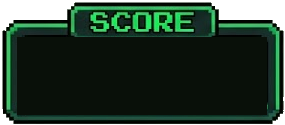
#> input picture assets/ui/hud_score_frame.png, 285 x 125 px
$ python clean_hud.py
#> lines starting #> are read from the running program, lines starting #| are printed output that depends on the picture; after the words box and inside, x2 and y2 are one past the last pixel; in counts of white or black regions, pixels touching at a corner belong together
"""
clean_hud.py — Limpa dígitos placeholder dos frames de HUD.

  hud_score_frame.png  : apaga "12988"  (preserva frame + label "SCORE")
  hud_burger_frame.png : apaga "5"      (preserva frame, "BURGER", ícone)
  Deleta: hud_barra_frame.png  e  hud_lvl_badge.png

Uso:
  python tools/clean_hud.py
"""

import numpy as np
from PIL import Image
from pathlib import Path

UI = Path(__file__).parent.parent / "assets" / "ui"

# Interior escuro dos frames — quasi-preto, hardcoded
# (bordas são verde-brilhante; qualquer pixel mais brilhante que min_brightness
#  dentro da região de dígito É texto — substituímos pelo escuro)
DARK_BG = np.array([9, 16, 9], dtype=np.uint8)


def clean_region(arr, y0_f, y1_f, x0_f, x1_f, min_brightness=55):
    """
    Substitui por DARK_BG todo pixel com luminosidade > min_brightness
    na região (y0_f..y1_f, x0_f..x1_f) em frações da imagem.
    """
    h, w = arr.shape[:2]
    y0, y1 = int(h * y0_f), int(h * y1_f)
    x0, x1 = int(w * x0_f), int(w * x1_f)
    count = 0
    for y in range(y0, y1):
        for x in range(x0, x1):
            px = arr[y, x]
            if int(px[3]) < 100:
                continue
            if max(int(px[0]), int(px[1]), int(px[2])) > min_brightness:
                arr[y, x, :3] = DARK_BG
                count += 1
    return count


# ── hud_score_frame.png ───────────────────────────────────────────────────────
# "SCORE" no header (top ~28%) — limpar de 30% pra baixo, dentro das bordas
path = UI / "hud_score_frame.png"
img  = Image.open(path).convert("RGBA")
#> img is the input picture: PIL image 285x125 RGBA; mean R, G, B, A 31.7, 53.3, 37.5, 226.8
arr  = np.array(img, dtype=np.uint8)

n = clean_region(arr, 0.30, 0.94, 0.04, 0.96, min_brightness=12)
#> after the loop in clean_region, `for y in range(y0, y1):`:
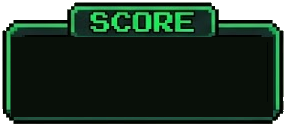
#> arr: shape (125, 285, 4); 3.93% of pixels changed, all inside (x1, y1, x2, y2) = (11, 37, 273, 117); transparent parts drawn white
#> after the loop in clean_region, `for y in range(y0, y1):`: count = 20900
#> n = 20900
Image.fromarray(arr).save(path)
print(f"✅ score_frame : {n} px limpos")
#| ✅ score_frame : 20900 px limpos

# ── hud_burger_frame.png ──────────────────────────────────────────────────────
# "BURGER" no header, ícone à esquerda, "5" à direita
path = UI / "hud_burger_frame.png"
img  = Image.open(path).convert("RGBA")
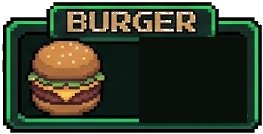
#> input picture assets/ui/hud_burger_frame.png, 263 x 134 px
#> img is the input picture: PIL image 263x134 RGBA; mean R, G, B, A 53.2, 62.4, 43.9, 233
arr  = np.array(img, dtype=np.uint8)

# Só metade direita, abaixo do header (preserva ícone do burger)
n = clean_region(arr, 0.28, 0.94, 0.53, 0.96, min_brightness=12)
#> call 2 of clean_region, with y0_f = 0.28, y1_f = 0.94, x0_f = 0.53, x1_f = 0.96, min_brightness = 12
#> after the loop in clean_region (call 2), `for y in range(y0, y1):`:
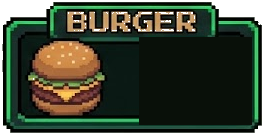
#> arr: shape (134, 263, 4); 1.86% of pixels changed, all inside (x1, y1, x2, y2) = (139, 37, 252, 125); transparent parts drawn white
#> after the loop in clean_region (call 2), `for y in range(y0, y1):`: count = 9944
#> n = 9944
Image.fromarray(arr).save(path)
print(f"✅ burger_frame: {n} px limpos")
#| ✅ burger_frame: 9944 px limpos

# ── Deletar arquivos descontinuados ───────────────────────────────────────────
for fname in ["hud_barra_frame.png", "hud_lvl_badge.png"]:
    p = UI / fname
    if p.exists():
        p.unlink()
        print(f"🗑  Deletado: {fname}")
    else:
        print(f"⚠  Já deletado: {fname}")

print("\nDone.")
